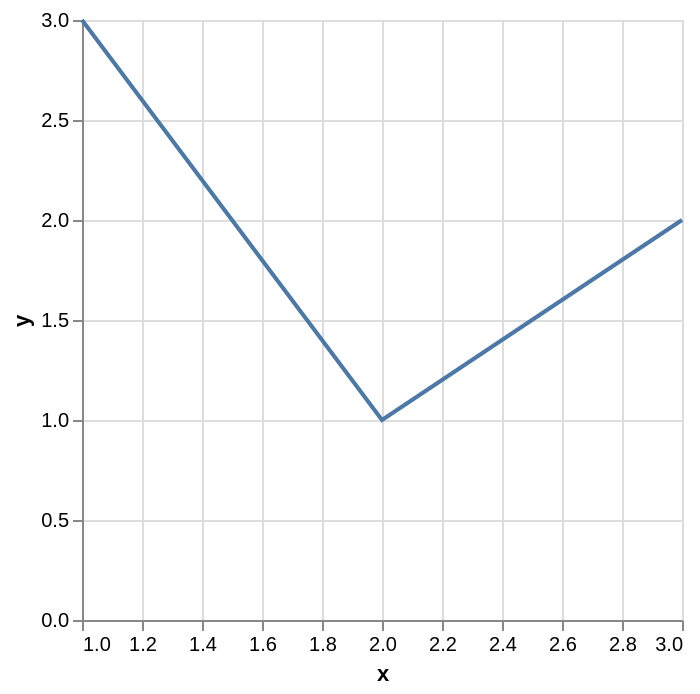

Notebook code for this chart:
### Code cell
import altair as alt, pandas as pd
alt.Chart(pd.DataFrame({'x':[1,2,3],'y':[3,1,2]})).mark_line().encode(x='x', y='y')

### Figure 1 — Vega-Lite specification as saved in the notebook (floating-point values rounded to 4 significant figures)
{"config": {"view": {"continuousWidth": 300, "continuousHeight": 300}}, "data": {"name": "data-7c9d77ef2340f78e262ced42ab3fc69b"}, "mark": {"type": "line"}, "encoding": {"x": {"field": "x", "type": "quantitative"}, "y": {"field": "y", "type": "quantitative"}}, "$schema": "https://vega.github.io/schema/vega-lite/v6.4.1.json", "datasets": {"data-7c9d77ef2340f78e262ced42ab3fc69b": [{"x": 1, "y": 3}, {"x": 2, "y": 1}, {"x": 3, "y": 2}]}}
